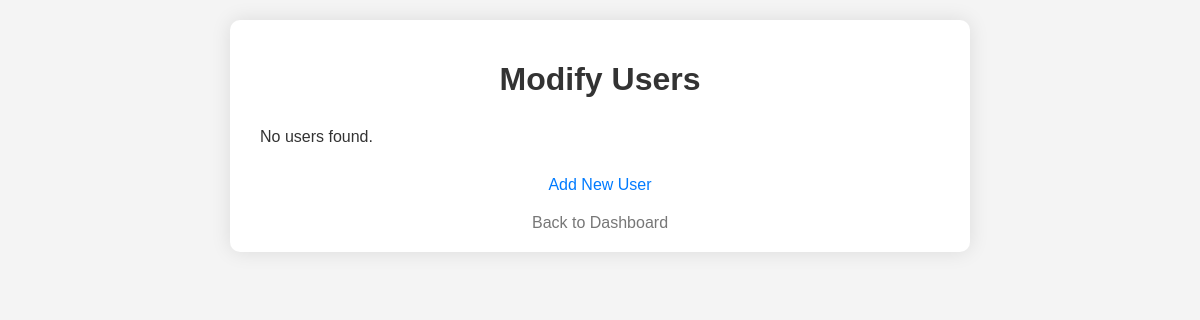
/modify_users.php, run on an earlier commit of the app's database.
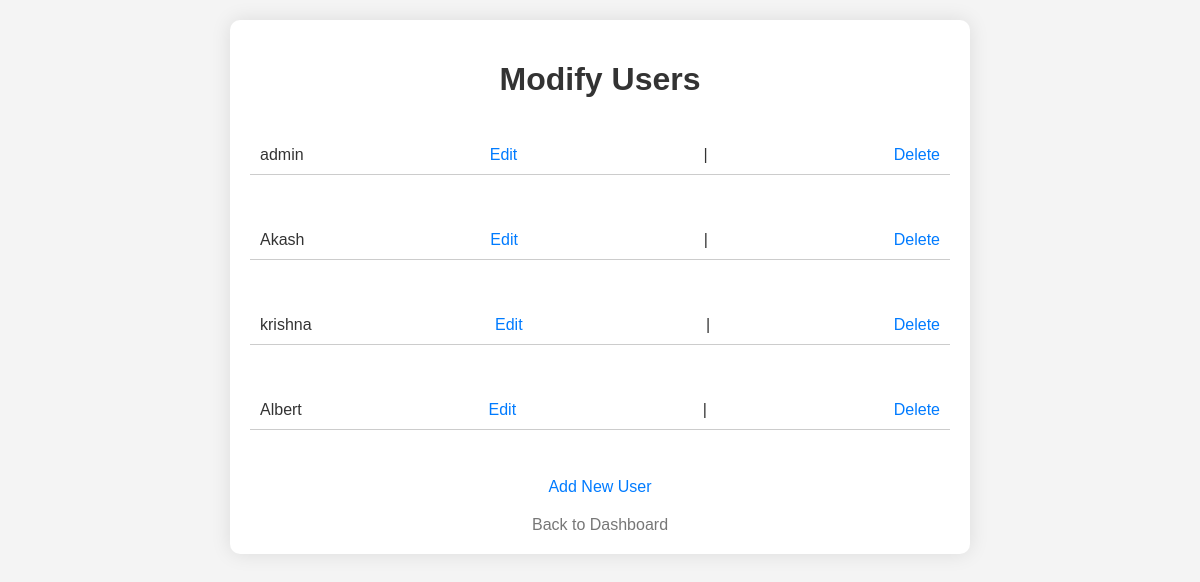
And on a later commit of the database.
### tables this page shows
CREATE TABLE `users` (
  `UserID` int(11) NOT NULL,
  `Username` varchar(50) DEFAULT NULL,
  `Password` varchar(50) DEFAULT NULL,
  `Email` varchar(100) DEFAULT NULL,
  `OtherInfo` varchar(255) DEFAULT NULL
);

### modify_users.php (the view, shortened to what this page needs)
<!DOCTYPE html>
<html lang="en">
<head>
</head>
<body>
    <div class="container">
        <h1>Modify Users</h1>
        <ul>
            <?php
            include_once "db_connection.php";
            $sql = "SELECT * FROM Users";
            $result = $conn->query($sql);
            if ($result->num_rows > 0) {
                while($row = $result->fetch_assoc()) {
                    echo "<br><li>".$row["Username"]."<a href='edit_user.php?id=".$row["UserID"]."'>Edit</a> | <a href='delete_user.php?id=".$row["UserID"]."'>Delete</a></li><br>";
                }
            } else {
                echo "<li>No users found.</li>";
            }
            ?>
        </ul>
        <div class="add-new">
            <a href="add_user.php">Add New User</a>
        </div>
        <a class="back" href="admin_dashboard.php">Back to Dashboard</a>
    </div>
</body>
</html>

What changed in the data, as far as the page shows it:
added users: Username "admin"
added users: Username "Akash"
added users: Username "krishna"
added users: Username "Albert"
Also different on the page:
text no longer shown: "No users found."
